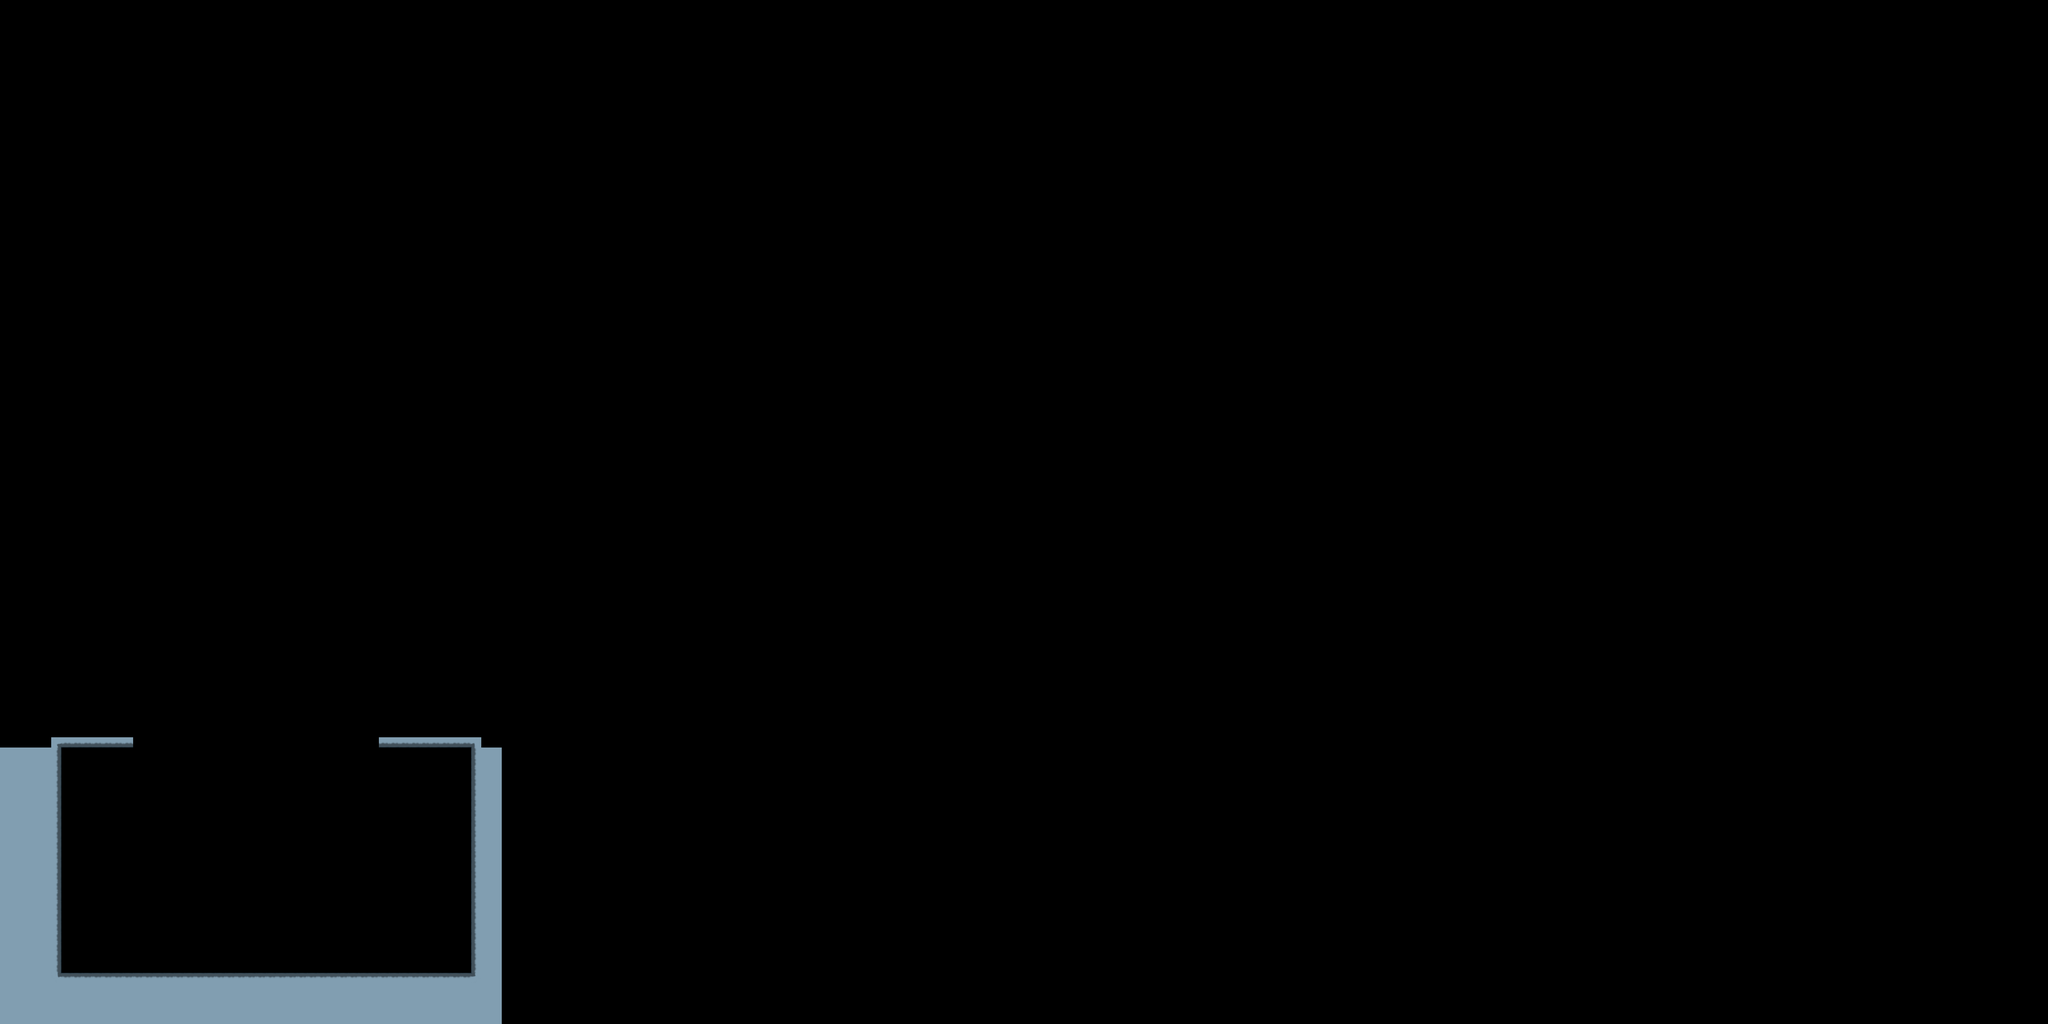

A 2D game scene composited from a Tiled map and its tileset images. What follows is a short description and the map's XML, with each tile layer's data collapsed to a summary:
An orthogonal 200x100 tile map with 32x32 px tiles, 2 tile layers (background, solid).

<map version="1.0" orientation="orthogonal" renderorder="right-down" width="200" height="100" tilewidth="32" tileheight="32" nextobjectid="9">
 <tileset firstgid="1" name="tileset" tilewidth="32" tileheight="32" spacing="2" margin="1" tilecount="100" columns="10">
  <image source="tileset.png" width="340" height="340" />
 </tileset>
 <layer name="background" width="200" height="100">
  <data>[20000 cells, 603 non-empty, 2 distinct tile ids]</data>
 </layer>
 <layer name="solid" width="200" height="100">
  <data>[20000 cells, 104 non-empty, 8 distinct tile ids]</data>
 </layer>
</map>
